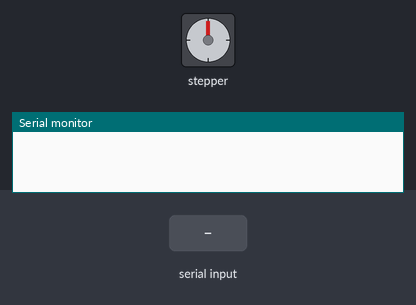
Bench run of a sketch on a simulated Arduino Uno, built with avr-gcc and run on an emulated ATmega328P. Parts: stepper motor, the last lines printed to the serial monitor. The inputs (shaded band) are chosen by the test bench. Stepper angles assume 255 steps per turn.

Above: at 1.2 s.
1.3 s: "2" received over Serial
At 1.45 s:
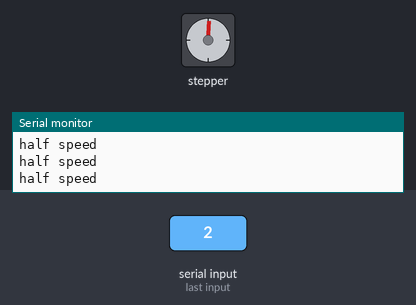
At 2.06 s:
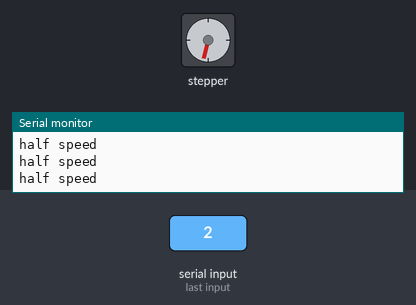
4.3 s: "1" received over Serial
At 5.15 s:
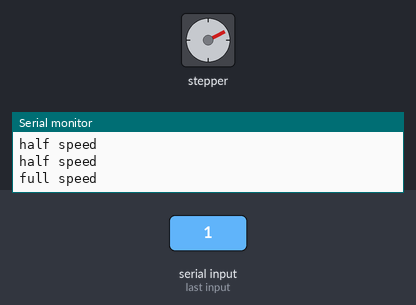
10.3 s: "2" received over Serial
Timing chart, 0 to 22.3 s (numbered marks = the images above; inputs shaded):
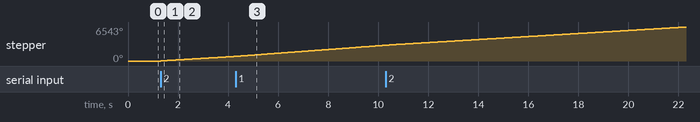

Measured:
- after the input at 1.3 s, stepper: keeps turning clockwise at about 297°/s, starting at once

The sketch:

SerialAssignSpeed.ino
```cpp
#include <Stepper.h>

const int stepsPerRevolution = 255;
Stepper myStepper(stepsPerRevolution, 8, 9, 10, 11);
char data;

void setup() {
  Serial.begin(9600);
}

void loop() {
  if(Serial.available())

  {
    data = Serial.read();
  }

  if(data == '2'){Half();}//CW rotation > Forward
  if(data == '1'){Full();}//CCW rotation > Reverse
  if(data == '0')//STOP motion
    {
      data = 0;

    }
}
void Half (){
  Serial.println("half speed"); //print in serial
  Serial.println("");//prints blank line in serial
  myStepper.setSpeed(60);//assign half speed
  myStepper.step(stepsPerRevolution/80);// forward motion
}

void Full ()//function for CCW rotation
{
  Serial.println("full speed");//print in serial
  Serial.println("");//prints blank line in serial
  myStepper.setSpeed(60);//assign full speed
  myStepper.step(stepsPerRevolution);// forward motion
 }
```
